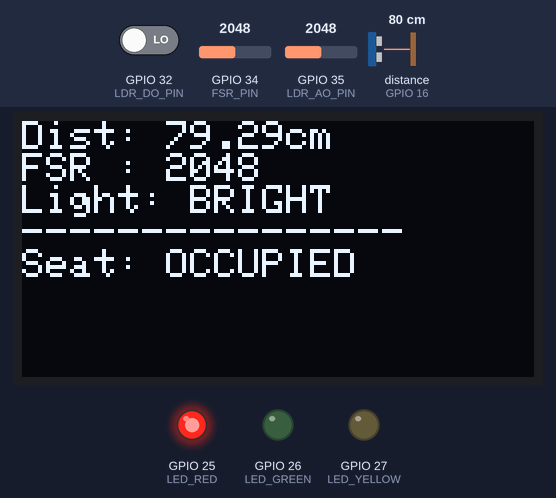
A sketch run on a simulated ESP32. On the bench: 128×64 one-colour display, output pins drawn as LEDs (lit = HIGH). Wiring (inferred from the names in the program): ultrasonic range finder: trigger GPIO 18; echo GPIO 16. Inputs (shaded band) come from the test bench; at power-on: GPIO 34 (FSR_PIN) = 2048, GPIO 32 (LDR_DO_PIN) LOW, distance to the obstacle (sensor on GPIO 16) 80 cm, GPIO 35 (LDR_AO_PIN) = 2048. The echo pulse lasts 58.3 µs per cm; WiFi joins after 1.5 s; servers stay silent unless stated; the local clock reads 2024-03-15 10:24:30 at power-on unless the sketch sets it; pins used as bus, display or sensor lines are not drawn; what the sketch prints to the serial monitor is not drawn.

Above: at 3.8 s.
3.9 s: GPIO 34 (FSR_PIN) set to 1039
At 5.0 s:
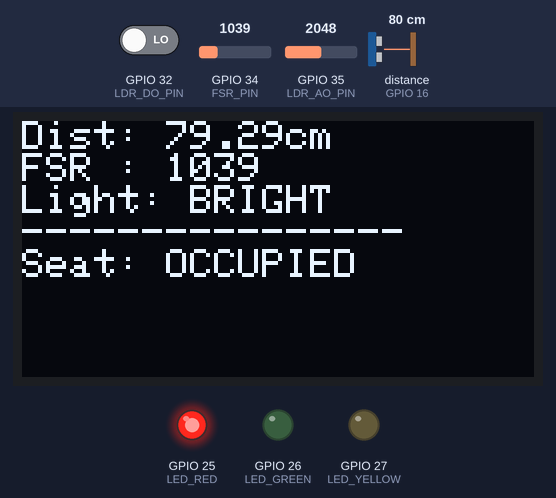
5.7 s: GPIO 34 (FSR_PIN) set to 945
At 7.1 s:
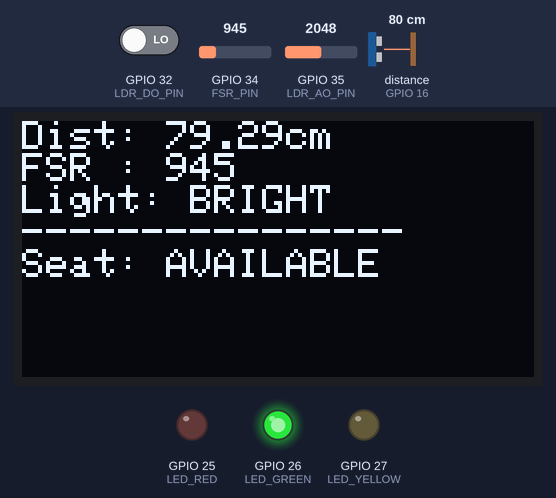
7.8 s: GPIO 32 (LDR_DO_PIN) driven HIGH
At 9.2 s:
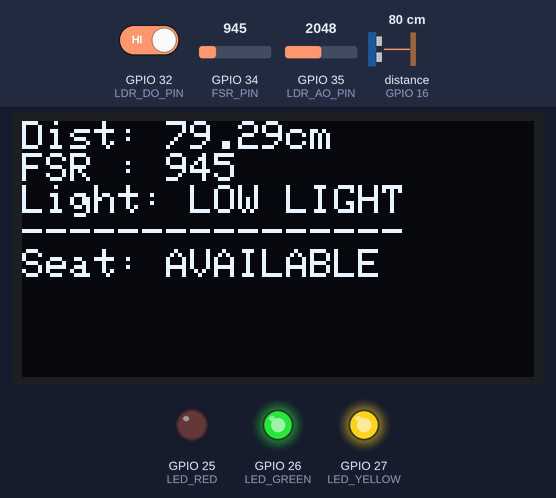
9.9 s: distance to the obstacle (sensor on GPIO 16) set to 34 cm
At 11.1 s:
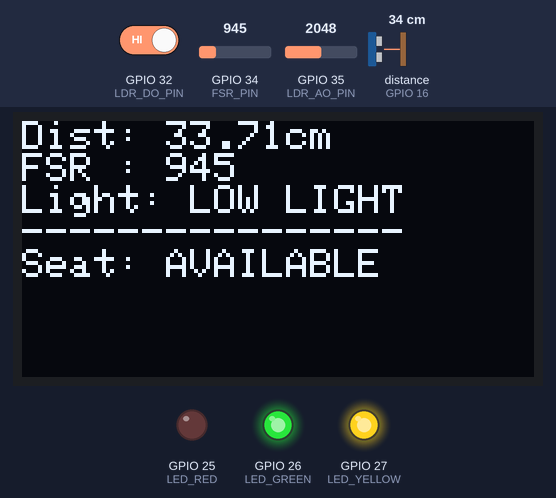
12.0 s: distance to the obstacle (sensor on GPIO 16) set to 27 cm
At 15.9 s:
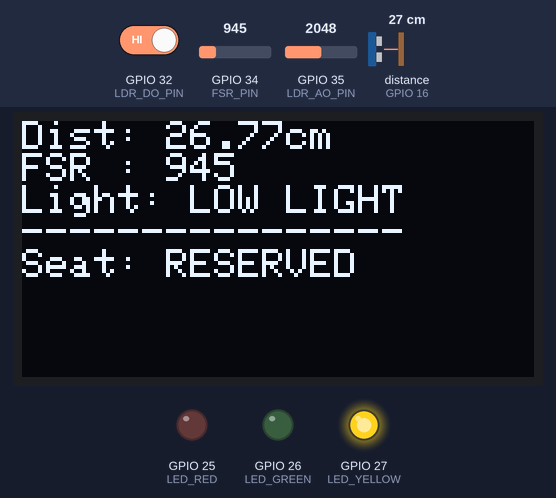
16.2 s: GPIO 34 (FSR_PIN) set to 1040
At 17.8 s:
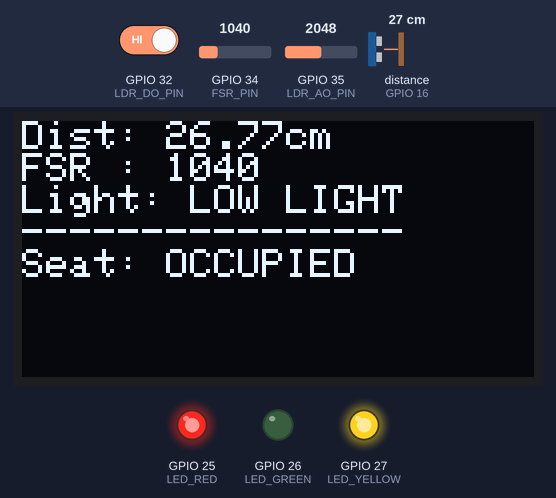
Timing chart, 0 to 19.3 s (numbered marks = the images above; inputs shaded):
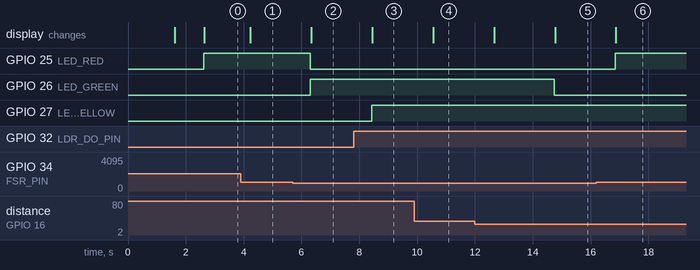

Measured:
- the behaviour switches between 1001 and 1000 on GPIO 34 (FSR_PIN) (found by bisection; images 1 and 2)
- the behaviour switches between 31 and 30 cm on distance to the obstacle (sensor on GPIO 16) (found by bisection; images 4 and 5)
- after the input at 3.9 s, the display: changes after 0.33 s (image 1)
- after the input at 5.7 s, GPIO 25 (LED_RED): HIGH → LOW after 0.61 s; GPIO 26 (LED_GREEN): LOW → HIGH after 0.61 s; the display: changes after 0.64 s (image 2)
- after the input at 7.8 s, GPIO 27 (LED_YELLOW): LOW → HIGH after 0.62 s; the display: changes after 0.65 s (image 3)
- after the input at 9.9 s, the display: changes after 0.66 s (image 4)
- after the input at 12.0 s, GPIO 26 (LED_GREEN): HIGH → LOW after 2.7 s; the display: first changes after 0.67 s (image 5 shows a later state)
- after the input at 16.2 s, GPIO 25 (LED_RED): LOW → HIGH after 0.65 s; the display: changes after 0.68 s (image 6)

The sketch:

study_space_monitor.ino
```cpp
#include <Wire.h>
#include <Adafruit_GFX.h>
#include <Adafruit_SSD1306.h>
#include <WiFi.h>
#include <time.h>


// Firebase
#include <Firebase_ESP_Client.h>
#include "addons/TokenHelper.h"
#include "addons/RTDBHelper.h"


// ---------------- OLED ----------------
#define SCREEN_WIDTH 128
#define SCREEN_HEIGHT 64
Adafruit_SSD1306 display(SCREEN_WIDTH, SCREEN_HEIGHT, &Wire, -1);


// ---------------- WiFi credentials ----------------
#define WIFI_SSID "cslab"
#define WIFI_PASSWORD "aksesg31"

// ---------------- Firebase credentials ----------------
#define API_KEY "AIzaSyCRZ7WkCXFl2QGLWDlJAHgWVkiARecHQ04"
#define DATABASE_URL "https://smart-study-space-b59cb-default-rtdb.asia-southeast1.firebasedatabase.app/"


#define USER_EMAIL "esp32@studyspace.com"
#define USER_PASSWORD "Study2024!ESP32"


// Firebase objects
FirebaseData fbdo;
FirebaseAuth auth;
FirebaseConfig config;


// ---------------- PINS ----------------
#define TRIG_PIN 18
#define ECHO_PIN 16


#define FSR_PIN 34
#define LDR_AO_PIN 35
#define LDR_DO_PIN 32   // 0=Bright, 1=Low light


#define LED_RED 25
#define LED_GREEN 26
#define LED_YELLOW 27


// ---------------- THRESHOLDS ----------------
int FSR_THRESHOLD = 1000;
float RESERVED_DIST_THRESHOLD = 30.0;
int RESERVED_CONFIRM_COUNT = 3;


// ---------------- STATE ----------------
int reservedCounter = 0;


// Firebase send interval
unsigned long lastFirebaseSend = 0;
const unsigned long firebaseInterval = 2000; // send every 2 seconds


// History logging interval
unsigned long lastLogPush = 0;
const unsigned long logInterval = 30000; // push history every 30 seconds


// ---------------- ULTRASONIC FUNCTION ----------------
float getDistanceCM() {
  digitalWrite(TRIG_PIN, LOW);
  delayMicroseconds(2);
  digitalWrite(TRIG_PIN, HIGH);
  delayMicroseconds(10);
  digitalWrite(TRIG_PIN, LOW);


  long duration = pulseIn(ECHO_PIN, HIGH, 30000);
  float distance = duration * 0.034 / 2;


  if (duration == 0) return 999;
  return distance;
}


// ---------------- WiFi Connect ----------------
void connectWiFi() {
  WiFi.begin(WIFI_SSID, WIFI_PASSWORD);
  Serial.print("Connecting to WiFi");


  int tries = 0;
  while (WiFi.status() != WL_CONNECTED && tries < 30) {
    Serial.print(".");
    delay(500);
    tries++;
  }


  if (WiFi.status() == WL_CONNECTED) {
    Serial.println("\n✅ WiFi Connected!");
    Serial.print("IP: ");
    Serial.println(WiFi.localIP());
  } else {
    Serial.println("\n❌ WiFi Failed. Check SSID/PASS.");
  }
}


// ---------------- NTP TIME SYNC ----------------
void syncTime() {
  // Malaysia UTC+8
  configTime(8 * 3600, 0, "pool.ntp.org", "time.nist.gov");
  Serial.println("✅ NTP syncing...");


  time_t nowTime = time(nullptr);
  int retries = 0;


  while (nowTime < 100000 && retries < 20) { // prevents 1970 invalid time
    delay(500);
    Serial.print(".");
    nowTime = time(nullptr);
    retries++;
  }


  if (nowTime >= 100000) {
    Serial.println("\n✅ Time synced successfully!");
  } else {
    Serial.println("\n⚠️ Time sync failed (will still work but logs may fail).");
  }
}


// ---------------- Setup ----------------
void setup() {
  Serial.begin(9600);


  pinMode(TRIG_PIN, OUTPUT);
  pinMode(ECHO_PIN, INPUT);


  pinMode(LDR_DO_PIN, INPUT);


  pinMode(LED_RED, OUTPUT);
  pinMode(LED_GREEN, OUTPUT);
  pinMode(LED_YELLOW, OUTPUT);


  analogSetAttenuation(ADC_11db);


  // OLED init
  Wire.begin(21, 22);
  if (!display.begin(SSD1306_SWITCHCAPVCC, 0x3C)) {
    Serial.println("OLED not found. Try 0x3D");
    while (1);
  }


  display.clearDisplay();
  display.setCursor(0, 0);
  display.setTextSize(1);
  display.setTextColor(WHITE);
  display.println("Starting...");
  display.display();


  // WiFi connect
  connectWiFi();


  // NTP time sync (needed for dashboard analytics)
  if (WiFi.status() == WL_CONNECTED) {
    syncTime();
  }


  // Firebase config
  config.api_key = API_KEY;
  config.database_url = DATABASE_URL;


  auth.user.email = USER_EMAIL;
  auth.user.password = USER_PASSWORD;


  config.token_status_callback = tokenStatusCallback;


  Firebase.begin(&config, &auth);
  Firebase.reconnectWiFi(true);


  display.clearDisplay();
  display.setCursor(0, 0);
  display.println("WiFi + Firebase");
  display.println("Connecting...");
  display.display();
  delay(1000);
}


// ---------------- Main Loop ----------------
void loop() {


  // READ sensors
  float distance = getDistanceCM();
  int fsrValue = analogRead(FSR_PIN);
  int ldrAO = analogRead(LDR_AO_PIN);
  int ldrDO = digitalRead(LDR_DO_PIN);  // 0=Bright, 1=Low light


  // LIGHT STATUS
  bool isLowLight = (ldrDO == 1);
  String lightStatus = isLowLight ? "LOW LIGHT" : "BRIGHT";


  // Yellow LED static ON for low light
  digitalWrite(LED_YELLOW, isLowLight ? HIGH : LOW);


  // SEAT STATUS (3 states)
  bool fsrOccupied = (fsrValue > FSR_THRESHOLD);
  bool deskHasItem = (distance < RESERVED_DIST_THRESHOLD);


  if (deskHasItem && !fsrOccupied) reservedCounter++;
  else reservedCounter = 0;


  bool reservedFinal = (reservedCounter >= RESERVED_CONFIRM_COUNT);


  String seatStatus;
  if (fsrOccupied) seatStatus = "OCCUPIED";
  else if (reservedFinal) seatStatus = "RESERVED";
  else seatStatus = "AVAILABLE";


  // Red/Green LEDs
  if (seatStatus == "OCCUPIED") {
    digitalWrite(LED_RED, HIGH);
    digitalWrite(LED_GREEN, LOW);
  } else if (seatStatus == "AVAILABLE") {
    digitalWrite(LED_RED, LOW);
    digitalWrite(LED_GREEN, HIGH);
  } else { // RESERVED
    digitalWrite(LED_RED, LOW);
    digitalWrite(LED_GREEN, LOW);
  }


  // OLED display
  display.clearDisplay();
  display.setCursor(0, 0);


  display.print("Dist: "); display.print(distance); display.println("cm");
  display.print("FSR : "); display.println(fsrValue);
  display.print("Light: "); display.println(lightStatus);


  display.println("----------------");
  display.print("Seat: ");
  display.println(seatStatus);


  display.display();


  // Real epoch time in ms (for dashboard filtering)
  //long epochMs = (long)time(nullptr) * 1000;
  uint64_t epochMs = (uint64_t)time(nullptr) * 1000ULL;
  double ts = (double)epochMs; // RTDB stores numbers as double safely for this range


  // ---------------- Firebase Upload ----------------
  unsigned long now = millis();
  if (Firebase.ready() && (now - lastFirebaseSend >= firebaseInterval)) {
    lastFirebaseSend = now;


    String path = "/USMLibrary/Desk01/";


    bool ok = true;
    ok &= Firebase.RTDB.setString(&fbdo, path + "seatStatus", seatStatus);
    ok &= Firebase.RTDB.setFloat(&fbdo, path + "distance_cm", distance);
    ok &= Firebase.RTDB.setInt(&fbdo, path + "fsrValue", fsrValue);


    ok &= Firebase.RTDB.setString(&fbdo, path + "lightStatus", lightStatus);
    ok &= Firebase.RTDB.setInt(&fbdo, path + "ldrAO", ldrAO);
    ok &= Firebase.RTDB.setInt(&fbdo, path + "ldrDO", ldrDO);


    // UpdatedAt now uses real epoch time
    ok &= Firebase.RTDB.setDouble(&fbdo, path + "updatedAt", ts);


    if (ok) {
      Serial.println("✅ Firebase Updated!");


      // HISTORY LOGGING (push every 30 sec)
      if (now - lastLogPush >= logInterval) {
        lastLogPush = now;


        FirebaseJson logJson;
        logJson.set("seatStatus", seatStatus);
        logJson.set("distance_cm", distance);
        logJson.set("fsrValue", fsrValue);
        logJson.set("lightStatus", lightStatus);
        logJson.set("ldrAO", ldrAO);
        logJson.set("ldrDO", ldrDO);


        // Store real epoch time for dashboard analytics
        logJson.set("updatedAt", ts);
        logJson.set("timestamp", ts);


        Serial.print("epochMs = ");
        Serial.println((unsigned long long)epochMs);

        if (Firebase.RTDB.pushJSON(&fbdo, "/USMLibrary/Desk01Logs", &logJson)) {
          Serial.println("📌 ✅ Log pushed to Desk01Logs!");
        } else {
          Serial.print("📌 ❌ Log push error: ");
          Serial.println(fbdo.errorReason());
        }
      }

    } else {
      Serial.print("❌ Firebase Error: ");
      Serial.println(fbdo.errorReason());
    }
  }

  delay(500);
}
```
